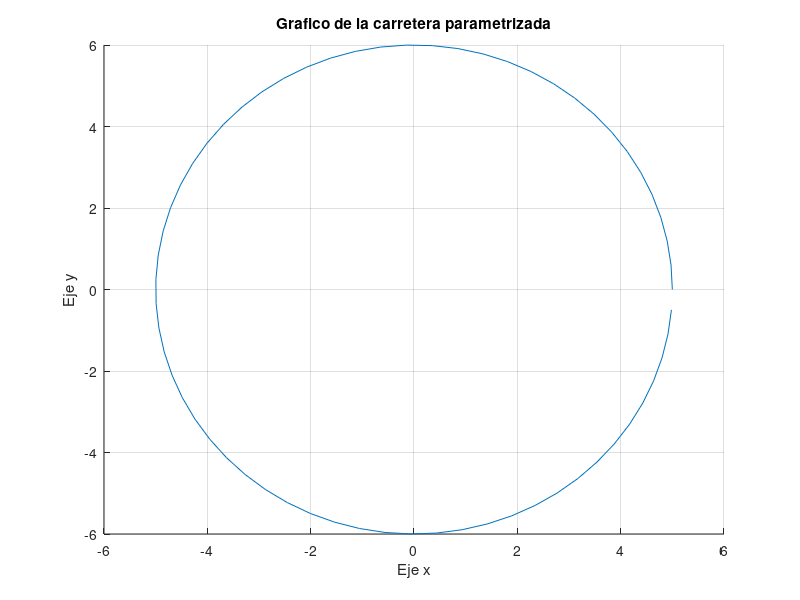

Here is the MATLAB script that generated this plot:
%Act 6

hold on
grid on

%Valor maximo de t
a= 2*pi;
t= [0:0.1:a];

%F(t)=5*cos(t)i+6*sin(t)j

%Entrega de valores a r(t)
X= 5*(cos(t));
Y= 6*(sin(t));
Z=t.*0;

%Titulos y ejes del grafico
title("Grafico de la carretera parametrizada")
xlabel("Eje x")
ylabel("Eje y")
zlabel("Eje Z")

%Ploteo de la carretera
plot3(X,Y,Z)


